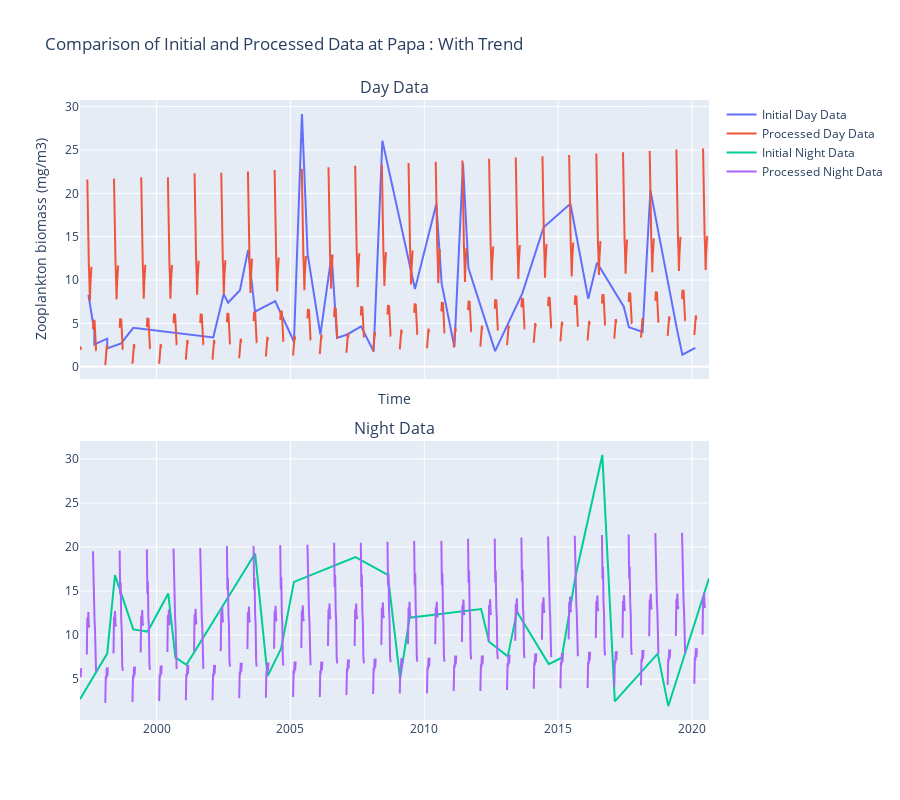

The notebook cell this image was saved under:
### Code cell
fig = make_subplots(
    rows=2,
    cols=1,
    subplot_titles=("Day Data", "Night Data"),
    shared_xaxes=True,
    vertical_spacing=0.1,
)
# augmente la taille de la figure
fig.update_layout(height=800)

# Ajouter les données d'observation initiales de jour
fig.add_trace(
    go.Scatter(
        x=day_data["time"],
        y=day_data,
        mode="lines",
        name="Initial Day Data",
    ),
    row=1,
    col=1,
)

# Ajouter les données obtenues après traitement de jour
fig.add_trace(
    go.Scatter(
        x=aggregated_smoothed_detrended.index,
        y=aggregated_smoothed_detrended["day"] + aggregated_smoothed_detrended["day_trend"],
        mode="lines",
        name="Processed Day Data",
    ),
    row=1,
    col=1,
)

# Ajouter les données d'observation initiales de nuit
fig.add_trace(
    go.Scatter(
        x=night_data["time"],
        y=night_data,
        mode="lines",
        name="Initial Night Data",
    ),
    row=2,
    col=1,
)

# Ajouter les données obtenues après traitement de nuit
fig.add_trace(
    go.Scatter(
        x=aggregated_smoothed_detrended.index,
        y=aggregated_smoothed_detrended["night"] + aggregated_smoothed_detrended["night_trend"],
        mode="lines",
        name="Processed Night Data",
    ),
    row=2,
    col=1,
)

# Mettre à jour la mise en page
fig.update_layout(
    title=f"Comparison of Initial and Processed Data at {station} : With Trend",
    xaxis_title="Time",
    yaxis_title="Zooplankton biomass (mg/m3)",
)

fig.show()

### Figure 1 — Plotly figure (JSON) as saved in the notebook; plotly's stock layout.template omitted (floating-point values rounded to 4 significant figures; data arrays with more than 128 entries replaced by an {"elided": "..."} marker saying what was removed)
{"data": [{"mode": "lines", "name": "Initial Day Data", "type": "scatter", "x": ["1997-06-16T00:00:00.000000000", "1997-09-04T00:00:00.000000000", "1997-09-05T00:00:00.000000000", "1998-02-27T00:00:00.000000000", "1998-02-28T00:00:00.000000000", "1998-09-05T00:00:00.000000000", "1999-02-18T00:00:00.000000000", "2002-02-13T00:00:00.000000000", "2002-07-05T00:00:00.000000000", "2002-09-03T00:00:00.000000000", "2003-02-12T00:00:00.000000000", "2003-06-03T00:00:00.000000000", "2003-09-06T00:00:00.000000000", "2004-06-07T00:00:00.000000000", "2005-02-18T00:00:00.000000000", "2005-06-07T00:00:00.000000000", "2005-08-23T00:00:00.000000000", "2006-02-13T00:00:00.000000000", "2006-07-17T00:00:00.000000000", "2006-09-28T00:00:00.000000000", "2007-02-15T00:00:00.000000000", "2007-08-22T00:00:00.000000000", "2008-02-10T00:00:00.000000000", "2008-06-08T00:00:00.000000000", "2009-08-27T00:00:00.000000000", "2010-06-14T00:00:00.000000000", "2010-08-26T00:00:00.000000000", "2011-02-16T00:00:00.000000000", "2011-06-13T00:00:00.000000000", "2011-08-26T00:00:00.000000000", "2012-08-24T00:00:00.000000000", "2013-08-30T00:00:00.000000000", "2014-06-17T00:00:00.000000000", "2015-06-17T00:00:00.000000000", "2016-02-16T00:00:00.000000000", "2016-06-14T00:00:00.000000000", "2017-06-13T00:00:00.000000000", "2017-08-24T00:00:00.000000000", "2018-02-26T00:00:00.000000000", "2018-06-13T00:00:00.000000000", "2019-06-11T00:00:00.000000000", "2019-08-23T00:00:00.000000000", "2020-02-16T00:00:00.000000000"], "xaxis": "x", "y": [8.278, 4.147, 2.569, 3.236, 2.114, 2.7, 4.493, 3.386, 8.37, 7.375, 8.825, 13.45, 6.351, 7.576, 2.885, 29.15, 13.02, 3.703, 12.92, 3.319, 3.72, 4.652, 1.764, 26.08, 8.96, 18.77, 9.577, 2.27, 23.44, 11.39, 1.798, 8.463, 16.09, 18.79, 7.835, 12.0, 6.958, 4.567, 4.01, 20.34, 4.282, 1.389, 2.18], "yaxis": "y"}, {"mode": "lines", "name": "Processed Day Data", "type": "scatter", "x": {"elided": "1226 str values"}, "xaxis": "x", "y": {"elided": "1226 float values"}, "yaxis": "y"}, {"mode": "lines", "name": "Initial Night Data", "type": "scatter", "x": ["1997-02-21T00:00:00.000000000", "1997-06-15T00:00:00.000000000", "1998-02-27T00:00:00.000000000", "1998-06-13T00:00:00.000000000", "1999-02-18T00:00:00.000000000", "1999-09-02T00:00:00.000000000", "2000-06-09T00:00:00.000000000", "2000-09-14T00:00:00.000000000", "2001-02-12T00:00:00.000000000", "2003-09-07T00:00:00.000000000", "2004-02-24T00:00:00.000000000", "2004-08-26T00:00:00.000000000", "2005-02-18T00:00:00.000000000", "2007-06-07T00:00:00.000000000", "2008-08-21T00:00:00.000000000", "2009-02-05T00:00:00.000000000", "2009-06-14T00:00:00.000000000", "2012-02-15T00:00:00.000000000", "2012-06-03T00:00:00.000000000", "2013-02-13T00:00:00.000000000", "2013-06-18T00:00:00.000000000", "2014-08-26T00:00:00.000000000", "2015-02-19T00:00:00.000000000", "2015-08-28T00:00:00.000000000", "2016-08-26T00:00:00.000000000", "2017-02-12T00:00:00.000000000", "2018-09-20T00:00:00.000000000", "2019-02-12T00:00:00.000000000", "2020-08-20T00:00:00.000000000"], "xaxis": "x2", "y": [2.727, 4.326, 7.902, 16.81, 10.64, 10.4, 14.71, 7.477, 6.634, 19.25, 5.339, 8.457, 16.04, 18.85, 16.83, 5.034, 11.97, 12.96, 9.252, 7.586, 12.66, 6.71, 7.43, 16.76, 30.45, 2.476, 7.892, 1.946, 16.45], "yaxis": "y2"}, {"mode": "lines", "name": "Processed Night Data", "type": "scatter", "x": {"elided": "1226 str values"}, "xaxis": "x2", "y": {"elided": "1226 float values"}, "yaxis": "y2"}], "layout": {"annotations": [{"font": {"size": 16}, "showarrow": false, "text": "Day Data", "x": 0.5, "xanchor": "center", "xref": "paper", "y": 1, "yanchor": "bottom", "yref": "paper"}, {"font": {"size": 16}, "showarrow": false, "text": "Night Data", "x": 0.5, "xanchor": "center", "xref": "paper", "y": 0.45, "yanchor": "bottom", "yref": "paper"}], "height": 800, "title": {"text": "Comparison of Initial and Processed Data at Papa : With Trend"}, "xaxis": {"anchor": "y", "domain": [0, 1], "matches": "x2", "showticklabels": false, "title": {"text": "Time"}}, "xaxis2": {"anchor": "y2", "domain": [0, 1]}, "yaxis": {"anchor": "x", "domain": [0.55, 1], "title": {"text": "Zooplankton biomass (mg/m3)"}}, "yaxis2": {"anchor": "x2", "domain": [0, 0.45]}}}
